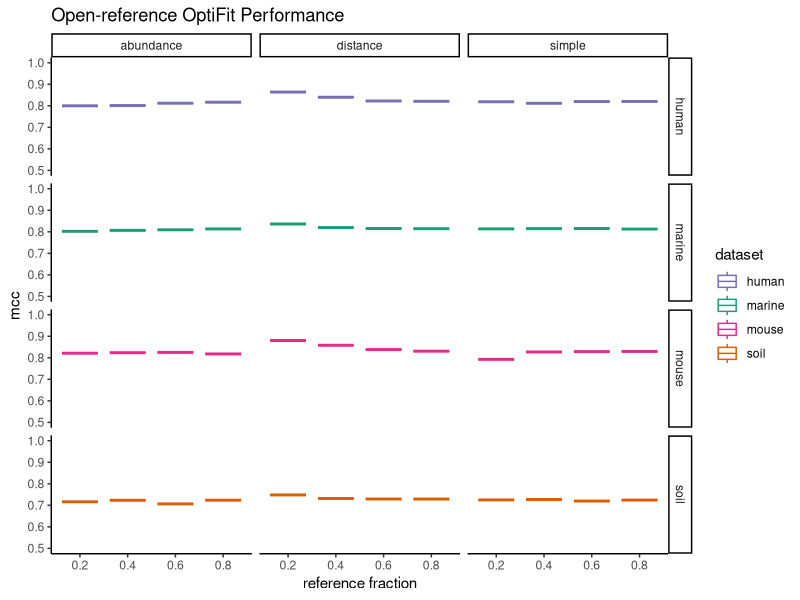
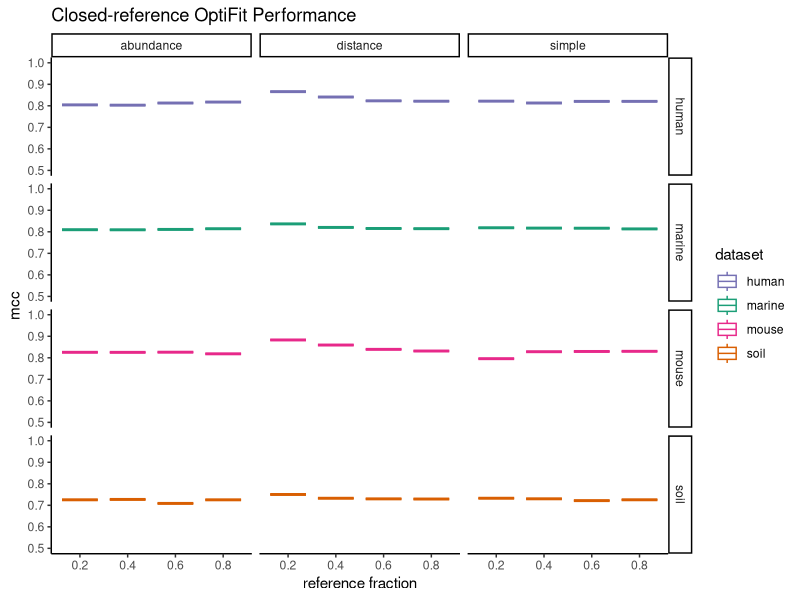
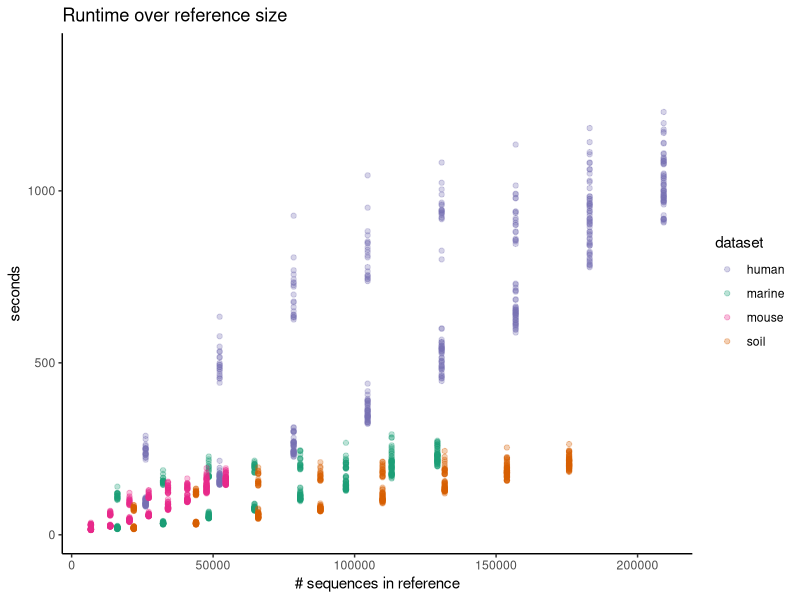
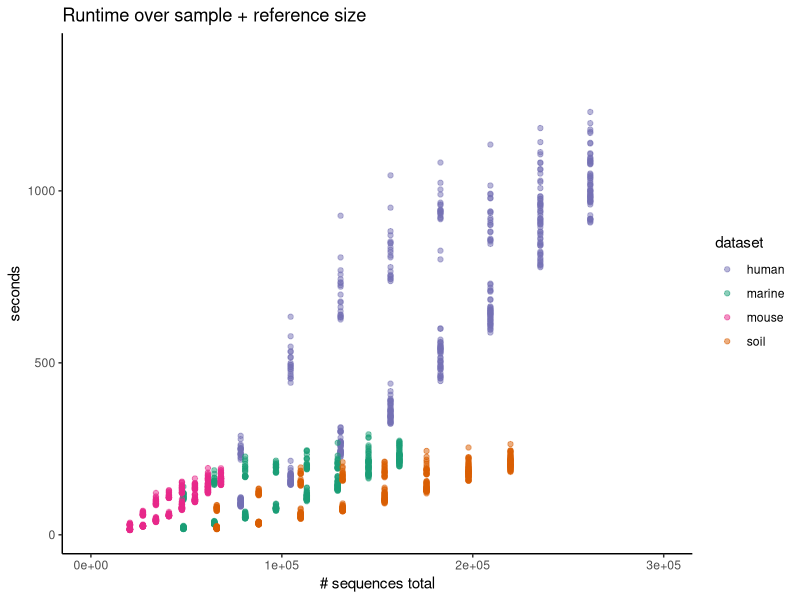
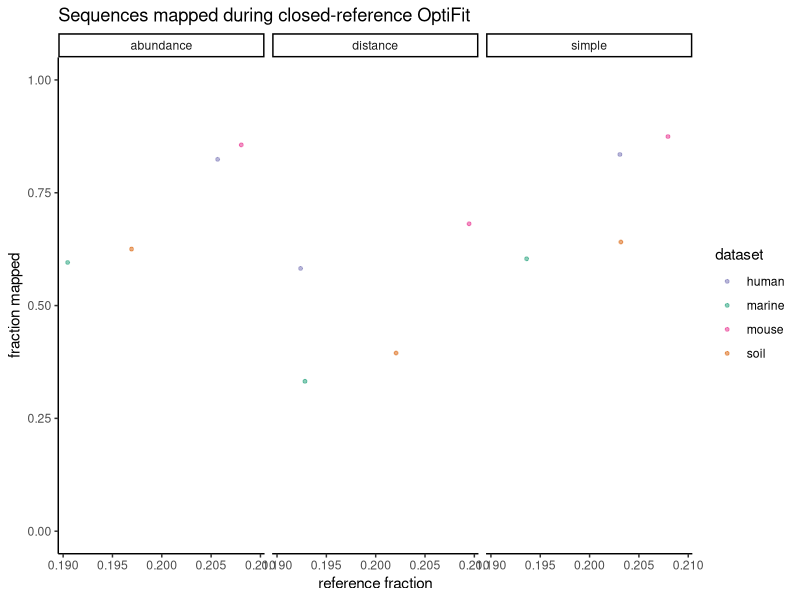

Recreate these plots in R, in order.
## ---- chunk 1
knitr::opts_chunk$set(echo = TRUE,
                      message = FALSE,
                      fig.path = "figures/"
                      )
## ---- chunk 2
library(cowplot)
library(ggtext)
library(here)
library(knitr)
library(tidyverse)
theme_set(theme_classic())
color_palette <- RColorBrewer::brewer.pal(4, "Dark2")
dataset_colors <- c(
  human = color_palette[[3]],
  marine = color_palette[[1]],
  mouse = color_palette[[4]],
  soil = color_palette[[2]]
)
## ---- chunk 3
sensspec_fit <-
  read_tsv(here('subworkflows/3_fit_sample_subset/results/sensspec.tsv'))
## ---- chunk 4
sensspec_fit %>%
  filter(method == 'open') %>% 
  group_by(dataset, ref_weight) %>%
  ggplot(aes(x = as.factor(ref_frac), y = mcc, color = dataset)) +
  geom_boxplot() +
  scale_color_manual(values = dataset_colors) +
  ylim(0.5, 1) +
  facet_grid(dataset ~ ref_weight) +
  labs(title='Open-reference OptiFit Performance',
       x='reference fraction')
## ---- chunk 5
sensspec_fit %>%
  filter(method == 'closed') %>% 
  group_by(dataset, ref_weight) %>%
  ggplot(aes(x = as.factor(ref_frac), y = mcc, color = dataset)) +
  geom_boxplot() +
  scale_color_manual(values = dataset_colors) +
  ylim(0.5, 1) +
  facet_grid(dataset ~ ref_weight) +
  labs(title='Closed-reference OptiFit Performance',
       x='reference fraction')
## ---- chunk 6
runtime <- full_join(
  read_tsv(here('subworkflows/3_fit_sample_subset/results/benchmarks.tsv')),
  read_tsv(here('subworkflows/3_fit_sample_subset/results/input_sizes.tsv'))
  )
runtime %>% ggplot(aes(x=num_ref_seqs, y=s, color=dataset)) +
  geom_point(alpha = 0.3) +
  scale_color_manual(values = dataset_colors) +
  labs(title = 'Runtime over reference size',
       x = '# sequences in reference',
       y = 'seconds')
## ---- chunk 7
runtime %>% 
  mutate(num_total_seqs = num_ref_seqs + num_sample_seqs) %>% 
  ggplot(aes(x=num_total_seqs, y=s, color=dataset)) +
  geom_point(alpha = 0.5) +
  scale_color_manual(values = dataset_colors) +
  xlim(0, 300000) +
  labs(title = 'Runtime over sample + reference size',
       x = '# sequences total',
       y = 'seconds')
## ---- chunk 8
fractions <- read_tsv(here('subworkflows/3_fit_sample_subset/results/fraction_reads_mapped.tsv'))
fractions %>% 
  group_by(dataset, ref_weight, ref_frac) %>% 
  ggplot(aes(x=ref_frac, y=fraction_mapped, color=dataset)) +
  geom_jitter(alpha = 0.5, width = 0.01, size=1) +
  scale_color_manual(values = dataset_colors) +
  facet_wrap("ref_weight") +
  ylim(0, 1) +
  labs(title="Sequences mapped during closed-reference OptiFit",
       x='reference fraction',
       y='fraction mapped')
